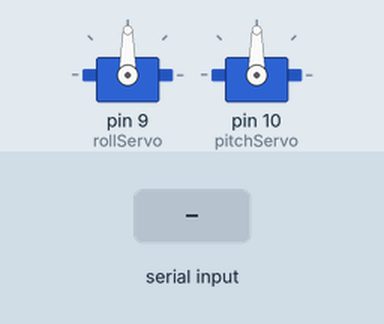
Simulated run of this sketch. Board: Arduino Uno, built with avr-gcc and run on an emulated ATmega328P. On the bench: 2 × servo. The test bench sets the inputs (shaded band).

Above: at 1.2 s.
1.3 s: "Roll:1\n" received over Serial
At 2.3 s:
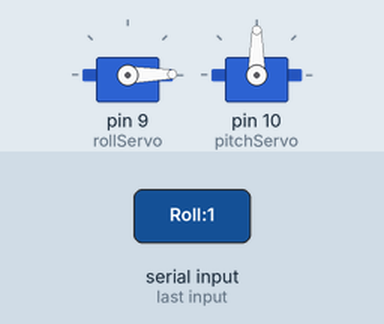
2.8 s: "Roll:150\n" received over Serial
At 3.5 s:
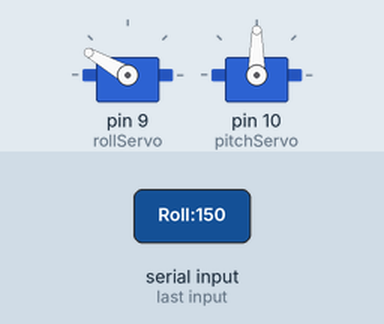
4.3 s: "Pitch:1\n" received over Serial
At 4.6 s:
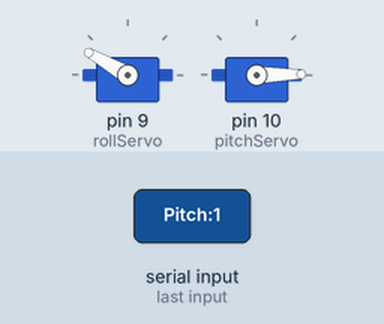
5.8 s: "Pitch:150\n" received over Serial
At 7.0 s:
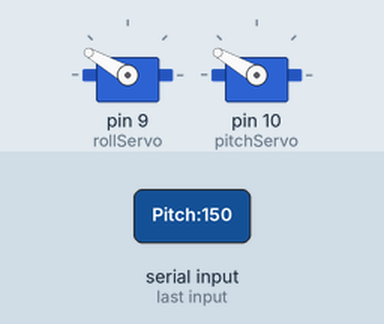
7.3 s: "Roll\n" received over Serial
At 8.0 s:
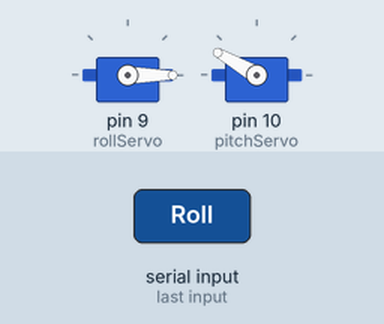
8.8 s: "Pitch\n" received over Serial
At 9.2 s:
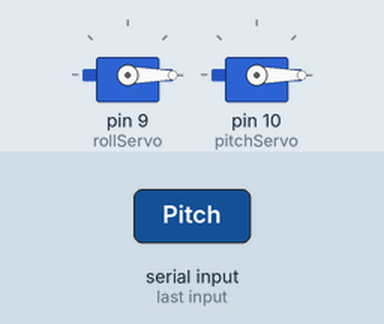
Timing chart, 0 to 11.3 s (numbered marks = the images above; inputs shaded):
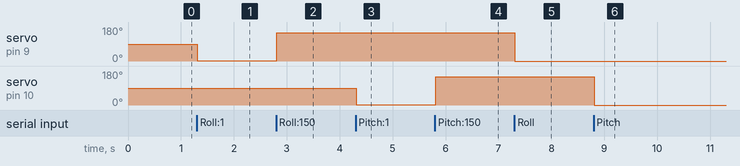

The sketch:

PyQt_Dials_Setter.ino
```cpp
#include <Servo.h>

Servo rollServo;
Servo pitchServo;

void setup() {
  Serial.begin(9600);

  // Attach servos to the corresponding pins
  rollServo.attach(9);   // Update with the correct pin for the roll servo
  pitchServo.attach(10);  // Update with the correct pin for the pitch servo
}

void loop() {
  if (Serial.available() > 0) {
    // Read the message from serial
    String message = Serial.readStringUntil('\n');

    // Extract parameter and value from the message
    String parameter = message.substring(0, message.indexOf(':'));
    int value = message.substring(message.indexOf(':') + 1).toInt();

    // Adjust servo motors based on the parameter and value
    if (parameter == "Roll") {
      setRollAngle(value);
    } else if (parameter == "Pitch") {
      setPitchAngle(value);
    }
  }
}

void setRollAngle(int angle) {
  // Adjust the roll servo angle
  rollServo.write(angle);
  delay(15);  // Add a small delay for smooth operation
}

void setPitchAngle(int angle) {
  // Adjust the pitch servo angle
  pitchServo.write(angle);
  delay(15);  // Add a small delay for smooth operation
}
```

Measured:
- after the input at 1.3 s, servo on pin 9 (rollServo): 90° → 1° at once
- after the input at 2.8 s, servo on pin 9 (rollServo): 1° → 150° at once
- after the input at 4.3 s, servo on pin 10 (pitchServo): 90° → 1° at once
- after the input at 5.8 s, servo on pin 10 (pitchServo): 1° → 150° at once
- after the input at 7.3 s, servo on pin 9 (rollServo): 150° → 0° at once
- after the input at 8.8 s, servo on pin 10 (pitchServo): 150° → 0° at once
